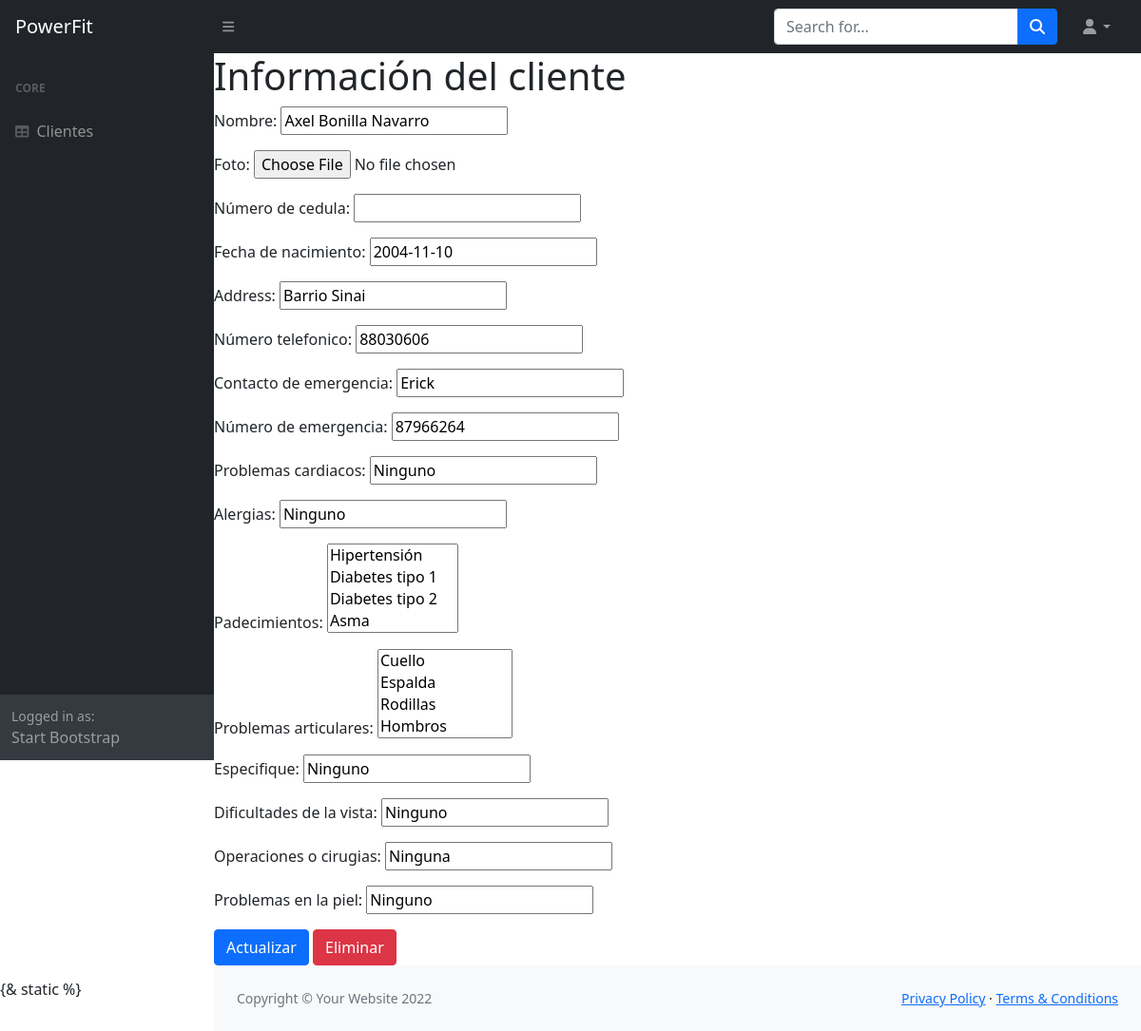
Before: /users/update.html/1 with the older database file.
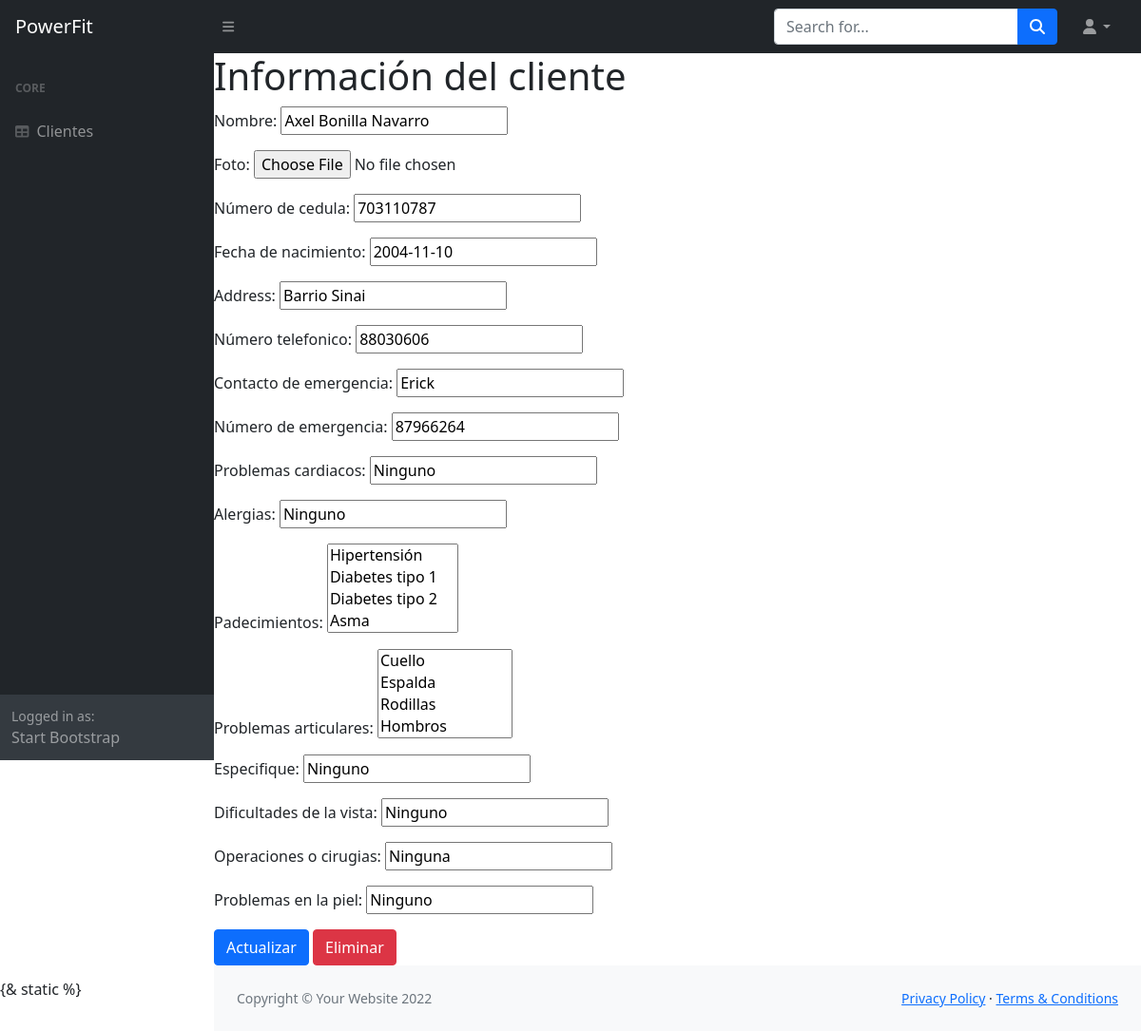
After: the same page with the newer database file.
### HealthQuest/models.py (models this page shows, shortened)
class HealthQuests (models.Model):
    name = models.CharField(max_length=100, verbose_name= 'Nombre')
    photo = models.FileField(max_length=254, null=True, blank=True, verbose_name='Foto')
    identification = models.IntegerField(verbose_name= 'Número de cedula', blank=True, null=True, unique=True)
    Date_of_birth = models.DateField(default=datetime.date.today, verbose_name= 'Fecha de nacimiento')
    address = models.CharField(max_length=100)
    phone_number = models.IntegerField(verbose_name= 'Número telefonico')
    emergency_contact = models.CharField(max_length=100, verbose_name= 'Contacto de emergencia')
    emergency_number = models.IntegerField(verbose_name= 'Número de emergencia')
    heart_problems = models.CharField(max_length=100, default='Ninguno', verbose_name='Problemas cardiacos')
    allergies = models.CharField(max_length=100, default='Ninguno', verbose_name='Alergias')
    ailments = models.ManyToManyField(Ailments, verbose_name='Padecimientos', blank=True)
    joint_problems = models.ManyToManyField(Joint_problems, verbose_name='Problemas articulares', blank=True)
    specify = models.CharField(max_length=200, default='Ninguno', verbose_name='Especifique')
    vision_difficulties = models.CharField(max_length=100, default='Ninguno', verbose_name='Dificultades de la vista')
    operations_surgeries = models.CharField(max_length=100, default='Ninguna', verbose_name='Operaciones o cirugias')
    skin_problems = models.CharField(max_length=100, default='Ninguno', verbose_name='Problemas en la piel')

### HealthQuest/views.py (the view, shortened to what this page needs)
# urls.py: path('users/update.html/<int:pk>', views.updateuser.as_view(template_name='HealthQuest/update.html'), name='updt'),
class updateuser(UpdateView, SuccessMessageMixin):
    model = HealthQuests
    fields = '__all__'
    template_name = 'HealthQuest/update.html'
    success_message = 'Usuario actualizado'

### HealthQuest/models.py (called while the page is built)
    def __str__(self):
        return self.Joint_problem

    def __str__(self):
        return self.name_ailments

### templates/HealthQuest/update.html (shortened to what this page needs)
{% extends 'HealthQuest/index.html' %}
{% block content %}
    <form method="post">{% csrf_token %}
        <h1>Información del cliente</h1>
        {{ form.as_p }}
        <input class="btn btn-primary" type="submit" value="Actualizar">
        <a href="/delete_users.html/{{ object.id }}" class="btn btn-danger">Eliminar</a>
    </form>
{% endblock %}

Changed rows visible on the page:
changed HealthQuests "Axel Bonilla Navarro": identification (not shown) → "703110787"
